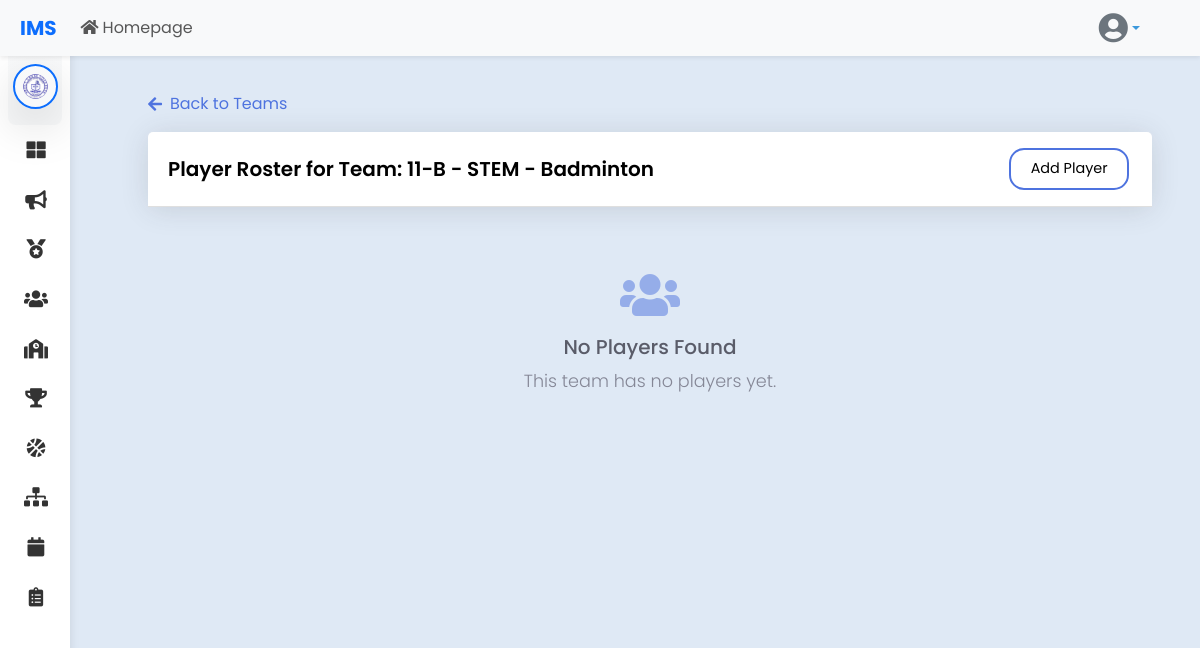
The page /player/view_roster.php?team_id=340&grade_section_course_id=79 (signed in) on the database its author committed.
### tables this page shows
CREATE TABLE `schools` (
  `school_id` int(11) NOT NULL,
  `logo` varchar(255) DEFAULT NULL,
  `school_name` varchar(255) NOT NULL,
  `school_code` varchar(50) NOT NULL,
  `address` text DEFAULT NULL,
  `created_at` timestamp NOT NULL DEFAULT current_timestamp(),
  `updated_at` timestamp NOT NULL DEFAULT current_timestamp() ON UPDATE current_timestamp()
);

CREATE TABLE `teams` (
  `team_id` int(11) NOT NULL,
  `team_name` varchar(255) NOT NULL,
  `game_id` int(11) NOT NULL,
  `created_at` timestamp NOT NULL DEFAULT current_timestamp(),
  `grade_section_course_id` int(11) DEFAULT NULL,
  `wins` int(11) DEFAULT 0,
  `losses` int(11) DEFAULT 0
);

### player/view_roster.php (the view, shortened to what this page needs)
<?php
$conn = con();
$role = $_SESSION['role'];
$team_id = intval($_GET['team_id']);
$grade_section_course_id = isset($_GET['grade_section_course_id']) ? intval($_GET['grade_section_course_id']) : null;
$team_sql = "SELECT team_name FROM teams WHERE team_id = ?";
$team_stmt = $conn->prepare($team_sql);
$team_stmt->bind_param("i", $team_id);
$team_stmt->execute();
$team_result = $team_stmt->get_result();
$team = $team_result->fetch_assoc();
?>
<!DOCTYPE html>
<html lang="en">
<head>
    <link rel="stylesheet" href="https://cdnjs.cloudflare.com/ajax/libs/font-awesome/5.15.4/css/all.min.css" />
    <link href="https://cdn.jsdelivr.net/npm/bootstrap@5.3.3/dist/css/bootstrap.min.css" rel="stylesheet">
    <link rel="stylesheet" href="../styles/committee.css">
    <link rel="stylesheet" href="../styles/dashboard.css">
</head>
<body>
    <?php
    $current_page = 'teams';
    include '../navbar/navbar.php';
    ?>
    <div class="d-flex">
        <nav class="sidebar">
            <?php
            if ($role == 'Committee') {
                include '../committee/csidebar.php';
            } else {
                include '../department_admin/sidebar.php';
            }
            ?>
        </nav>
        <div class="main-content flex-grow-1 p-3">
            <div class="container-fluid">
                <section class="main">
                <a href="<?= $role === 'Committee' ? '../teams/teams.php' : '../teams/adminteams.php' ?>?grade_section_course_id=<?= htmlspecialchars($grade_section_course_id) ?>" class="back-button">
                    <i class="fas fa-arrow-left"></i> Back to Teams
                </a>
                    <div class="card">
                        <div class="card-header">
                            <h5>Player Roster for Team: <?= htmlspecialchars($team['team_name']) ?></h5>
                            <a href="player_registration.php?team_id=<?= $team_id ?>&grade_section_course_id=<?= htmlspecialchars($grade_section_course_id) ?>" class="btn btn-primary btn-sm">Add Player</a>
                        </div>
                    </div>
                    <?php
                    $player_sql = "
                        SELECT p.player_id,
                               CONCAT(p.player_lastname, ', ', p.player_firstname, ' ', COALESCE(p.player_middlename, '')) AS player_name,
                               p.jersey_number,
                               pi.picture
                        FROM players AS p
                        LEFT JOIN players_info AS pi ON p.player_id = pi.player_id
                        WHERE p.team_id = ?";
                    $player_stmt = $conn->prepare($player_sql);
                    $player_stmt->bind_param("i", $team_id);
                    $player_stmt->execute();
                    $result = $player_stmt->get_result();
                    ?>
                    <?php if ($result && $result->num_rows > 0): ?>
                    <div class="card">
                        <div class="card-body">
                            <div class="table-responsive">
                                <table class="table table-striped">
                                    <thead>
                                        <tr>
                                            <th>Picture</th>
                                            <th>Player Name</th>
                                            <th>Jersey Number</th>
                                            <th>Actions</th>
                                        </tr>
                                    </thead>
                                    <tbody>
                                        <?php
                                        echo "";
                                        while ($row = $result->fetch_assoc()) {
                                            echo "";
                                        ?>
                                            <tr>
                                                <td>
                                                    <?php if (!empty($row['picture'])): ?>
                                                        <img src="<?= htmlspecialchars($row['picture']) ?>" alt="Player Picture" style="width: 50px; height: 50px; object-fit: cover;">
                                                    <?php else: ?>
                                                        <img src="../uploads/players/default.png" alt="Default Picture" style="width: 50px; height: 50px; object-fit: cover;">
                                                    <?php endif; ?>
                                                </td>
                                                <td><?= htmlspecialchars($row['player_name']) ?></td>
                                                <td><?= htmlspecialchars($row['jersey_number']) ?></td>
                                                <td>
                                                <a href="player_details.php?player_id=<?= $row['player_id'] ?>&grade_section_course_id=<?= htmlspecialchars($grade_section_course_id) ?>" class="btn btn-info btn-sm">View</a>
                                                 <a href="#" class="btn btn-warning btn-sm edit-player-btn" data-player-id="<?= $row['player_id'] ?>">Edit</a>
                                                    <button type="button" class="btn btn-danger btn-sm" onclick="confirmDelete(<?= htmlspecialchars($row['player_id']) ?>, <?= htmlspecialchars($team_id) ?>, <?= htmlspecialchars($grade_section_course_id) ?>)">Delete</button>
                                                    </td>
                                            </tr>
                                        <?php
                                            echo "";
                                        }
                                        echo "";
                                        ?>
                                    </tbody>
                                </table>
                            </div>
                        </div>
                    </div>
                    <?php else: ?>
                        <div class="empty-roster">
                            <i class="fas fa-users"></i>
                            <h5>No Players Found</h5>
                            <p>This team has no players yet.</p>
                        </div>
                    <?php endif; ?>
                </section>
            </div>
        </div>
</body>
</html>

### department_admin/sidebar.php (shortened to what this page needs)
<?php
$school_id = $_SESSION['school_id'];
$role = $_SESSION['role'];
$conn = con();
$stmt = $conn->prepare("SELECT logo, school_name FROM schools WHERE school_id = ?");
$stmt->bind_param("i", $school_id);
$stmt->execute();
$result = $stmt->get_result();
$school = $result->fetch_assoc();
?>
<nav id="sidebar" class="mt-0 mt-sm-2 mt-md-3 mt-lg-4 mt-xl-5 overflow-auto">
    <div class="sidebar-header-logo text-center p-3 bg-light bg-gradient rounded-3 mx-2">
        <div class="d-flex justify-content-center align-items-center logo-container">
            <div class="position-relative logo-wrapper">
                <img src="../uploads/logos/<?php echo htmlspecialchars($school['logo']); ?>"
                    alt="<?php echo htmlspecialchars($school['school_name']); ?>"
                    class="img-fluid rounded-circle shadow-lg border border-2 border-primary p-2 logo-image"
                    style="max-width: 110px; height: auto; object-fit: contain;">
            </div>
        </div>
    </div>
    <ul class="list-unstyled components">
        <li class="<?php echo ($current_page == 'admindashboard') ? 'active' : ''; ?>">
            <a href="<?php echo ($role === 'School Admin') ? '../school_admin/schooladmindashboard.php' : '../department_admin/departmentadmindashboard.php'; ?>">
                <i class="fas fa-th-large"></i>
            </a>
        </li>
        <li class="<?php echo ($current_page == 'adminannouncement') ? 'active' : ''; ?>">
            <a href="../announcements/adminannouncement.php">
                <i class="fas fa-bullhorn"></i>
            </a>
        </li>
        <li class="<?php echo ($current_page == 'pointingsystem') ? 'active' : ''; ?>">
            <a href="../pointing_system/pointing_system.php">
                <i class="fas fa-medal"></i>
            </a>
        </li>
        <li class="nav-item">
            <a href="#usersSubmenu" data-bs-toggle="collapse" aria-expanded="false" class="dropdown-toggle <?php echo ($current_page == 'committeelist') ? 'active' : ''; ?>">
                <i class="fas fa-users"></i>
            </a>
        </li>
        <li class="nav-item">
            <a href="#departmentsSubmenu" data-bs-toggle="collapse" aria-expanded="false" class="dropdown-toggle <?php echo ($current_page == 'departments') ? 'active' : ''; ?>">
                <i class="fas fa-school"></i>
            </a>
        </li>
        <li class="nav-item">
            <a href="../rankings/leaderboards.php" class="<?php echo ($current_page == 'leaderboards') ? 'active' : ''; ?>">
                <i class="fas fa-trophy"></i>
            </a>
        </li>
        <li class="<?php echo ($current_page == 'games') ? 'active' : ''; ?>">
            <a href="../games/games.php">
                <i class="fas fa-basketball-ball"></i>
            </a>
        </li>
        <li class="nav-item">
    <a href="../brackets/admin_brackets.php" class="<?php echo ($current_page == 'Brackets') ? 'active' : ''; ?>">
        <i class="fas fa-sitemap"></i>
    </a>
</li>
        <li class="nav-item">
    <a href="../schedule/schedule.php" class="<?php echo ($current_page == 'schedule') ? 'active' : ''; ?>">
        <i class="fas fa-calendar"></i>
    </a>
</li>
        <li class="nav-item">
            <a href="#matchlistSubmenu" data-bs-toggle="collapse" aria-expanded="false" class="dropdown-toggle <?php echo ($current_page == 'matchlist') ? 'active' : ''; ?>">
                <i class="fas fa-clipboard-list"></i>
            </a>
        </li>
    </ul>
</nav>

### styles/committee.css (style rules this page uses)
* { margin: 0; padding: 0; outline: none; border: none; text-decoration: none; box-sizing: border-box; font-family: "Poppins", sans-serif; }
body { background: #dfe9f5 !important; }
.main { margin-left: 100px; padding: 20px; }
.card { margin-bottom: 20px; position: relative; z-index: 1; }

### styles/dashboard.css (style rules this page uses)
:root { --primary-color: #3C99DC; --secondary-color: #23b788; --accent-color: #DE2C7C; --background-color: #f4f6f9; --sidebar-color: #2C3E50; --sidebar-hover-color: #1A252F; --text-color: #ffffff; --card-bg-color: #ffffff; --card-text-color: #333333; --sidebar-width: 250px; --sidebar-mini-width: 70px; --transition-speed: 0.3s; --body-bg: #f4f6f9; }
body { font-family: 'Poppins', sans-serif; background: var(--background-color); color: var(--card-text-color); margin: 0; padding: 0; overflow-x: hidden; }
p { font-size: 1.1em; font-weight: 300; line-height: 1.7em; }
a { color: var(--primary-color); text-decoration: none; transition: color 0.3s; }
html, body { height: 100%; margin: 0; padding: 0; overflow-x: hidden; }
#sidebar { min-width: var(--sidebar-mini-width); max-width: var(--sidebar-mini-width); position: fixed; left: 0; top: 0; z-index: 999; transition: all var(--transition-speed); background: var(--card-bg-color); box-shadow: 0 0 10px rgba(0, 0, 0, 0.1); overflow-y: auto; height: 100vh; padding-bottom: 60px; }
.logo-image { width: 45px; transition: all var(--transition-speed); }
#sidebar ul { padding: 0; margin: 0; list-style: none; }
#sidebar ul li a { padding: 0.8rem 1rem; display: flex; align-items: center; white-space: nowrap; overflow: hidden; color: var(--card-text-color); text-decoration: none; transition: all var(--transition-speed); }
#sidebar ul li a i { min-width: calc(var(--sidebar-mini-width) - 30px); text-align: center; font-size: 1.2rem; margin-right: 0.75rem; }

### player/view_roster.php (style rules this page uses)
.card { border: none; transition: all 0.3s ease; border-radius: 10px; margin-bottom: 1rem; box-shadow: 0 0.15rem 1.75rem 0 rgba(58, 59, 69, 0.15); }
.card-header { padding: 1rem 1.25rem; background-color: white; border-bottom: 1px solid rgba(0,0,0,.125); display: flex; justify-content: space-between; align-items: center; }
.card-header h5 { margin: 0; color: black; font-weight: 600; }
.btn-sm { padding: 0.4rem 1rem; font-size: 0.85rem; border-radius: 15px; margin: 0 0.2rem; }
.btn-primary { background-color: transparent; border: 2px solid #4e73df; color: black; padding: 0.5rem 1.2rem; font-size: 0.9rem; }
.back-button { color: #4e73df; text-decoration: none; display: inline-flex; align-items: center; margin-bottom: 1rem; transition: all 0.2s ease; }
.back-button i { margin-right: 0.5rem; }
.empty-roster { text-align: center; padding: 3rem 1rem; color: #858796; }
.empty-roster i { font-size: 3rem; margin-bottom: 1rem; color: #4e73df; opacity: 0.5; }
.empty-roster h5 { color: #5a5c69; margin-bottom: 0.5rem; }
.empty-roster p { color: #858796; margin-bottom: 0; }

### rows shown on the page
schools: logo (picture)
teams: team_name "11-B - STEM - Badminton"
